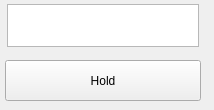
<?xml version="1.0" encoding="UTF-8"?>
<ui version="4.0">
 <class>Form</class>
 <widget class="QWidget" name="Form">
  <property name="geometry">
   <rect>
    <x>0</x>
    <y>0</y>
    <width>214</width>
    <height>110</height>
   </rect>
  </property>
  <property name="windowTitle">
   <string>KeyFrameHold</string>
  </property>
  <widget class="QPushButton" name="anchBtn">
   <property name="geometry">
    <rect>
     <x>5</x>
     <y>60</y>
     <width>196</width>
     <height>41</height>
    </rect>
   </property>
   <property name="text">
    <string>Hold</string>
   </property>
  </widget>
  <widget class="QTextEdit" name="txE">
   <property name="geometry">
    <rect>
     <x>7</x>
     <y>4</y>
     <width>192</width>
     <height>43</height>
    </rect>
   </property>
   <property name="font">
    <font>
     <pointsize>18</pointsize>
     <weight>75</weight>
     <bold>true</bold>
    </font>
   </property>
  </widget>
 </widget>
 <resources/>
 <connections/>
</ui>
